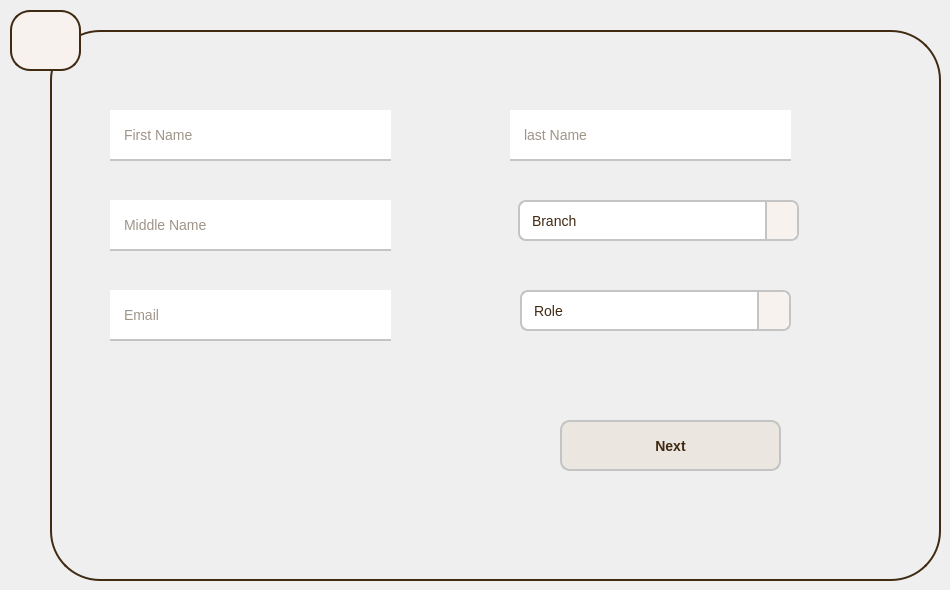
     <widget class="QWidget" name="tab">
      <attribute name="icon">
       <iconset>
        <normaloff>assets/add.png</normaloff>assets/add.png</iconset>
      </attribute>
      <attribute name="title">
       <string>Registeration</string>
      </attribute>
      <widget class="QFrame" name="frame_2">
       <property name="geometry">
        <rect>
         <x>50</x>
         <y>30</y>
         <width>891</width>
         <height>551</height>
        </rect>
       </property>
       <property name="styleSheet">
        <string notr="true">QFrame {
 /* Slight orange background */
    border: 2px solid #402A12 ; /* Border color */
    border-radius: 50px;       /* Rounded corners */
}
</string>
       </property>
       <property name="frameShape">
        <enum>QFrame::Shape::StyledPanel</enum>
       </property>
       <property name="frameShadow">
        <enum>QFrame::Shadow::Raised</enum>
       </property>
       <widget class="QLineEdit" name="lineEdit_2">
        <property name="geometry">
         <rect>
          <x>60</x>
          <y>80</y>
          <width>281</width>
          <height>51</height>
         </rect>
        </property>
        <property name="styleSheet">
         <string notr="true">/* Base Style for the Line Edit */
QLineEdit {
    background-color: #ffffff;  /* White background */
	border:none;
    border-bottom: 2px solid #c4c4c4;  /* Light gray border */
    padding: 8px 12px;  /* Padding inside the input */
    font-family: 'Roboto', sans-serif;
    font-size: 14px;
    color: #402A12;  /* Deep brown text */
}

/* Placeholder Text Styling */
QLineEdit[placeholderText] {
    color: #9e9e9e;  /* Light gray for placeholder text */
}

/* Hover Effect */
QLineEdit:hover {
	border:none;
    border-bottom: 2px solid  #775d41; /* Light gray border */
    background-color: #f7f2ed;  /* Slightly off-white background on hover */
}

/* Focus Effect */
QLineEdit:focus {
	border:none;
    border-bottom: 2px solid  #775d41; /* Light gray border */
    outline: none;  /* Remove any focus outline */
}

/* Style for the Clear Button (X) */
QLineEdit::clear-button {
    image: url(path_to_clear_icon);  /* Set an image for the clear button */
    subcontrol-position: right;  /* Position clear button to the right */
    padding-right: 10px;
}

/* Pressed State for Clear Button */
QLineEdit::clear-button:pressed {
    image: url(path_to_clear_icon_pressed);  /* Change the clear button when pressed */
}

/* Soft Shadow for Depth */
QLineEdit {
    box-shadow: 0px 4px 6px rgba(0, 0, 0, 0.1);  /* Soft shadow for a slight depth */
}
</string>
        </property>
        <property name="text">
         <string/>
        </property>
        <property name="placeholderText">
         <string>First Name</string>
        </property>
       </widget>
       <widget class="QLineEdit" name="lineEdit_5">
        <property name="geometry">
         <rect>
          <x>60</x>
          <y>260</y>
          <width>281</width>
          <height>51</height>
         </rect>
        </property>
        <property name="styleSheet">
         <string notr="true">/* Base Style for the Line Edit */
QLineEdit {
    background-color: #ffffff;  /* White background */
	border:none;
    border-bottom: 2px solid #c4c4c4;  /* Light gray border */
    padding: 8px 12px;  /* Padding inside the input */
    font-family: 'Roboto', sans-serif;
    font-size: 14px;
    color: #402A12;  /* Deep brown text */
}

/* Placeholder Text Styling */
QLineEdit[placeholderText] {
    color: #9e9e9e;  /* Light gray for placeholder text */
}

/* Hover Effect */
QLineEdit:hover {
	border:none;
    border-bottom: 2px solid  #775d41; /* Light gray border */
    background-color: #f7f2ed;  /* Slightly off-white background on hover */
}

/* Focus Effect */
QLineEdit:focus {
	border:none;
    border-bottom: 2px solid  #775d41; /* Light gray border */
    outline: none;  /* Remove any focus outline */
}

/* Style for the Clear Button (X) */
QLineEdit::clear-button {
    image: url(path_to_clear_icon);  /* Set an image for the clear button */
    subcontrol-position: right;  /* Position clear button to the right */
    padding-right: 10px;
}

/* Pressed State for Clear Button */
QLineEdit::clear-button:pressed {
    image: url(path_to_clear_icon_pressed);  /* Change the clear button when pressed */
}

/* Soft Shadow for Depth */
QLineEdit {
    box-shadow: 0px 4px 6px rgba(0, 0, 0, 0.1);  /* Soft shadow for a slight depth */
}
</string>
        </property>
        <property name="text">
         <string/>
        </property>
        <property name="placeholderText">
         <string>Email</string>
        </property>
       </widget>
       <widget class="QLineEdit" name="lineEdit_7">
        <property name="geometry">
         <rect>
          <x>460</x>
          <y>80</y>
          <width>281</width>
          <height>51</height>
         </rect>
        </property>
        <property name="styleSheet">
         <string notr="true">/* Base Style for the Line Edit */
QLineEdit {
    background-color: #ffffff;  /* White background */
	border:none;
    border-bottom: 2px solid #c4c4c4;  /* Light gray border */
    padding: 8px 12px;  /* Padding inside the input */
    font-family: 'Roboto', sans-serif;
    font-size: 14px;
    color: #402A12;  /* Deep brown text */
}

/* Placeholder Text Styling */
QLineEdit[placeholderText] {
    color: #9e9e9e;  /* Light gray for placeholder text */
}

/* Hover Effect */
QLineEdit:hover {
	border:none;
    border-bottom: 2px solid  #775d41; /* Light gray border */
    background-color: #f7f2ed;  /* Slightly off-white background on hover */
}

/* Focus Effect */
QLineEdit:focus {
	border:none;
    border-bottom: 2px solid  #775d41; /* Light gray border */
    outline: none;  /* Remove any focus outline */
}

/* Style for the Clear Button (X) */
QLineEdit::clear-button {
    image: url(path_to_clear_icon);  /* Set an image for the clear button */
    subcontrol-position: right;  /* Position clear button to the right */
    padding-right: 10px;
}

/* Pressed State for Clear Button */
QLineEdit::clear-button:pressed {
    image: url(path_to_clear_icon_pressed);  /* Change the clear button when pressed */
}

/* Soft Shadow for Depth */
QLineEdit {
    box-shadow: 0px 4px 6px rgba(0, 0, 0, 0.1);  /* Soft shadow for a slight depth */
}
</string>
        </property>
        <property name="text">
         <string/>
        </property>
        <property name="placeholderText">
         <string>last Name</string>
        </property>
       </widget>
       <widget class="QLineEdit" name="lineEdit_8">
        <property name="geometry">
         <rect>
          <x>60</x>
          <y>170</y>
          <width>281</width>
          <height>51</height>
         </rect>
        </property>
        <property name="styleSheet">
         <string notr="true">/* Base Style for the Line Edit */
QLineEdit {
    background-color: #ffffff;  /* White background */
	border:none;
    border-bottom: 2px solid #c4c4c4;  /* Light gray border */
    padding: 8px 12px;  /* Padding inside the input */
    font-family: 'Roboto', sans-serif;
    font-size: 14px;
    color: #402A12;  /* Deep brown text */
}

/* Placeholder Text Styling */
QLineEdit[placeholderText] {
    color: #9e9e9e;  /* Light gray for placeholder text */
}

/* Hover Effect */
QLineEdit:hover {
	border:none;
    border-bottom: 2px solid  #775d41; /* Light gray border */
    background-color: #f7f2ed;  /* Slightly off-white background on hover */
}

/* Focus Effect */
QLineEdit:focus {
	border:none;
    border-bottom: 2px solid  #775d41; /* Light gray border */
    outline: none;  /* Remove any focus outline */
}

/* Style for the Clear Button (X) */
QLineEdit::clear-button {
    image: url(path_to_clear_icon);  /* Set an image for the clear button */
    subcontrol-position: right;  /* Position clear button to the right */
    padding-right: 10px;
}

/* Pressed State for Clear Button */
QLineEdit::clear-button:pressed {
    image: url(path_to_clear_icon_pressed);  /* Change the clear button when pressed */
}

/* Soft Shadow for Depth */
QLineEdit {
    box-shadow: 0px 4px 6px rgba(0, 0, 0, 0.1);  /* Soft shadow for a slight depth */
}
</string>
        </property>
        <property name="text">
         <string/>
        </property>
        <property name="placeholderText">
         <string>Middle Name</string>
        </property>
       </widget>
       <widget class="QComboBox" name="comboBox">
        <property name="geometry">
         <rect>
          <x>468</x>
          <y>170</y>
          <width>281</width>
          <height>41</height>
         </rect>
        </property>
        <property name="styleSheet">
         <string notr="true">/* Base Style for ComboBox */
QComboBox {
    background-color: #ffffff;  /* White background */
    border: 2px solid #c4c4c4;  /* Light gray border */
    border-radius: 8px;  /* Rounded corners */
    padding: 8px 12px;  /* Padding for the combo box */
    font-family: 'Roboto', sans-serif;
    font-size: 14px;
    color: #402A12;  /* Deep brown text color */
    box-shadow: 0px 4px 8px rgba(0, 0, 0, 0.15);  /* Soft shadow for depth */
}

/* Styling the Arrow Button */
QComboBox::drop-down {
    border-left: 2px solid #c4c4c4;  /* Separating line for dropdown arrow */
    background-color: #f7f2ed;  /* Light background for the dropdown area */
    width: 30px;  /* Width of the dropdown arrow */
    border-top-right-radius: 8px;  /* Rounded top-right corner */
    border-bottom-right-radius: 8px;  /* Rounded bottom-right corner */
}

QComboBox::down-arrow {
    image: url(path_to_your_icon);  /* Custom dropdown arrow image */
    width: 10px;  /* Arrow size */
    height: 10px;
}

/* Hover Effect */
QComboBox:hover {
    border: 2px solid #775d41;  /* Slightly darker border on hover */
    background-color: #f7f2ed;  /* Subtle change in background color */
    box-shadow: 0px 6px 12px rgba(0, 0, 0, 0.2);  /* Stronger shadow on hover */
}

/* Focus Effect */
QComboBox:focus {
    border: 2px solid #402A12;  /* Deep brown border when focused */
    background-color: #ffffff;  /* Keep background white */
    box-shadow: 0px 6px 12px rgba(0, 0, 0, 0.3);  /* Intense shadow on focus */
}

/* Dropdown Menu Styling */
QComboBox QAbstractItemView {
    background-color: #ffffff;  /* White background for dropdown */
    border: 2px solid #c4c4c4;  /* Light border around the dropdown */
    border-radius: 8px;  /* Rounded corners for the dropdown list */
    padding: 4px 0;  /* Padding inside the dropdown */
    color: #402A12;  /* Text color */
    selection-background-color: #f7e2cc;  /* Highlight color for selected item */
    selection-color: #402A12;  /* Text color for selected item */
    box-shadow: 0px 8px 16px rgba(0, 0, 0, 0.2);  /* Shadow for dropdown */
}

/* Hover Effect for Items in Dropdown */
QComboBox QAbstractItemView::item:hover {
    background-color: #f7e2cc;  /* Light orange hover effect for dropdown items */
}

/* Disabled ComboBox */
QComboBox:disabled {
    background-color: #e0e0e0;  /* Light gray background when disabled */
    color: #9e9e9e;  /* Gray text for disabled state */
    border: 2px solid #9e9e9e;  /* Gray border for disabled state */
}

/* Arrow Button Hover Effect */
QComboBox::drop-down:hover {
    background-color: #e6e6e6;  /* Slightly darker gray for the dropdown button on hover */
}
</string>
        </property>
        <property name="placeholderText">
         <string>Branch</string>
        </property>
        <item>
         <property name="text">
          <string>kaduna</string>
         </property>
        </item>
        <item>
         <property name="text">
          <string>abuja-phase1</string>
         </property>
        </item>
        <item>
         <property name="text">
          <string>ogun</string>
         </property>
        </item>
        <item>
         <property name="text">
          <string>lagos</string>
         </property>
        </item>
        <item>
         <property name="text">
          <string>gwari</string>
         </property>
        </item>
       </widget>
       <widget class="QComboBox" name="comboBox_2">
        <property name="geometry">
         <rect>
          <x>470</x>
          <y>260</y>
          <width>271</width>
          <height>41</height>
         </rect>
        </property>
        <property name="styleSheet">
         <string notr="true">/* Base Style for ComboBox */
QComboBox {
    background-color: #ffffff;  /* White background */
    border: 2px solid #c4c4c4;  /* Light gray border */
    border-radius: 8px;  /* Rounded corners */
    padding: 8px 12px;  /* Padding for the combo box */
    font-family: 'Roboto', sans-serif;
    font-size: 14px;
    color: #402A12;  /* Deep brown text color */
    box-shadow: 0px 4px 8px rgba(0, 0, 0, 0.15);  /* Soft shadow for depth */
}

/* Styling the Arrow Button */
QComboBox::drop-down {
    border-left: 2px solid #c4c4c4;  /* Separating line for dropdown arrow */
    background-color: #f7f2ed;  /* Light background for the dropdown area */
    width: 30px;  /* Width of the dropdown arrow */
    border-top-right-radius: 8px;  /* Rounded top-right corner */
    border-bottom-right-radius: 8px;  /* Rounded bottom-right corner */
}

QComboBox::down-arrow {
    image: url(path_to_your_icon);  /* Custom dropdown arrow image */
    width: 10px;  /* Arrow size */
    height: 10px;
}

/* Hover Effect */
QComboBox:hover {
    border: 2px solid #775d41;  /* Slightly darker border on hover */
    background-color: #f7f2ed;  /* Subtle change in background color */
    box-shadow: 0px 6px 12px rgba(0, 0, 0, 0.2);  /* Stronger shadow on hover */
}

/* Focus Effect */
QComboBox:focus {
    border: 2px solid #402A12;  /* Deep brown border when focused */
    background-color: #ffffff;  /* Keep background white */
    box-shadow: 0px 6px 12px rgba(0, 0, 0, 0.3);  /* Intense shadow on focus */
}

/* Dropdown Menu Styling */
QComboBox QAbstractItemView {
    background-color: #ffffff;  /* White background for dropdown */
    border: 2px solid #c4c4c4;  /* Light border around the dropdown */
    border-radius: 8px;  /* Rounded corners for the dropdown list */
    padding: 4px 0;  /* Padding inside the dropdown */
    color: #402A12;  /* Text color */
    selection-background-color: #f7e2cc;  /* Highlight color for selected item */
    selection-color: #402A12;  /* Text color for selected item */
    box-shadow: 0px 8px 16px rgba(0, 0, 0, 0.2);  /* Shadow for dropdown */
}

/* Hover Effect for Items in Dropdown */
QComboBox QAbstractItemView::item:hover {
    background-color: #f7e2cc;  /* Light orange hover effect for dropdown items */
}

/* Disabled ComboBox */
QComboBox:disabled {
    background-color: #e0e0e0;  /* Light gray background when disabled */
    color: #9e9e9e;  /* Gray text for disabled state */
    border: 2px solid #9e9e9e;  /* Gray border for disabled state */
}

/* Arrow Button Hover Effect */
QComboBox::drop-down:hover {
    background-color: #e6e6e6;  /* Slightly darker gray for the dropdown button on hover */
}
</string>
        </property>
        <property name="placeholderText">
         <string>Role</string>
        </property>
        <item>
         <property name="text">
          <string>super Admin</string>
         </property>
         <property name="icon">
          <iconset>
           <normaloff>assets/software-engineer.png</normaloff>assets/software-engineer.png</iconset>
         </property>
        </item>
        <item>
         <property name="text">
          <string>branch Manager</string>
         </property>
         <property name="icon">
          <iconset>
           <normaloff>assets/management.png</normaloff>assets/management.png</iconset>
         </property>
        </item>
        <item>
         <property name="text">
          <string>Chef</string>
         </property>
         <property name="icon">
          <iconset>
           <normaloff>assets/chef.png</normaloff>assets/chef.png</iconset>
         </property>
        </item>
        <item>
         <property name="text">
          <string>Bartender</string>
         </property>
         <property name="icon">
          <iconset>
           <normaloff>assets/bartender.png</normaloff>assets/bartender.png</iconset>
         </property>
        </item>
        <item>
         <property name="text">
          <string>Room Service</string>
         </property>
         <property name="icon">
          <iconset>
           <normaloff>assets/hotel-service.png</normaloff>assets/hotel-service.png</iconset>
         </property>
        </item>
        <item>
         <property name="text">
          <string>Waiteress</string>
         </property>
         <property name="icon">
          <iconset>
           <normaloff>assets/waitress.png</normaloff>assets/waitress.png</iconset>
         </property>
        </item>
        <item>
         <property name="text">
          <string>waiter</string>
         </property>
         <property name="icon">
          <iconset>
           <normaloff>assets/waiter.png</normaloff>assets/waiter.png</iconset>
         </property>
        </item>
       </widget>
       <widget class="QPushButton" name="pushButton_7">
        <property name="geometry">
         <rect>
          <x>510</x>
          <y>390</y>
          <width>221</width>
          <height>51</height>
         </rect>
        </property>
        <property name="styleSheet">
         <string notr="true">/* Base Style for the Next Button */
QPushButton {
    background-color: #ebe6e0;  /* Light base color */
    border: 2px solid #c4c4c4;  /* Light gray border */
    border-radius: 10px;  /* Rounded corners */
    padding: 10px 20px;  /* Padding for the button */
    color: #402A12;  /* Deep brown text color */
    font-family: 'Roboto', sans-serif;
    font-size: 14px;
    font-weight: bold;
    box-shadow: 0px 4px 6px rgba(0, 0, 0, 0.1);  /* Soft shadow */
    transition: background-color 0.3s ease, border 0.3s ease, box-shadow 0.3s ease;  /* Smooth transitions */
}

/* Hover Effect */
QPushButton:hover {
    background-color: #f7e2cc;  /* Light orange background on hover */
    border: 2px solid #402A12;  /* Deep brown border on hover */
    box-shadow: 0px 6px 8px rgba(0, 0, 0, 0.2);  /* Slightly stronger shadow */
}

/* Pressed (Clicked) Effect */
QPushButton:pressed {
    background-color: #d8b89a;  /* Darker orange when clicked */
    border: 2px solid #775d41;  /* Slightly darker brown border on click */
    box-shadow: 0px 2px 4px rgba(0, 0, 0, 0.1);  /* Reduced shadow on click */
}

/* Disabled State */
QPushButton:disabled {
    background-color: #e0e0e0;  /* Light gray background when disabled */
    color: #9e9e9e;  /* Gray text for disabled state */
    border: 2px solid #c4c4c4;  /* Keep the border light */
    box-shadow: none;  /* No shadow when disabled */
}
</string>
        </property>
        <property name="text">
         <string>Next</string>
        </property>
        <property name="icon">
         <iconset>
          <normaloff>assets/next.png</normaloff>assets/next.png</iconset>
        </property>
       </widget>
       <widget class="QLabel" name="label_10">
        <property name="geometry">
         <rect>
          <x>300</x>
          <y>270</y>
          <width>31</width>
          <height>31</height>
         </rect>
        </property>
        <property name="styleSheet">
         <string notr="true">border:none
</string>
        </property>
        <property name="text">
         <string/>
        </property>
        <property name="pixmap">
         <pixmap>assets/email.png</pixmap>
        </property>
        <property name="scaledContents">
         <bool>true</bool>
        </property>
       </widget>
       <widget class="QLabel" name="label_13">
        <property name="geometry">
         <rect>
          <x>700</x>
          <y>90</y>
          <width>31</width>
          <height>31</height>
         </rect>
        </property>
        <property name="styleSheet">
         <string notr="true">border:none;
color: #775d41;
</string>
        </property>
        <property name="text">
         <string/>
        </property>
        <property name="pixmap">
         <pixmap>assets/user.png</pixmap>
        </property>
        <property name="scaledContents">
         <bool>true</bool>
        </property>
       </widget>
       <widget class="QLabel" name="label_14">
        <property name="geometry">
         <rect>
          <x>300</x>
          <y>180</y>
          <width>31</width>
          <height>31</height>
         </rect>
        </property>
        <property name="styleSheet">
         <string notr="true">border:none;
color: #775d41;
</string>
        </property>
        <property name="text">
         <string/>
        </property>
        <property name="pixmap">
         <pixmap>assets/user.png</pixmap>
        </property>
        <property name="scaledContents">
         <bool>true</bool>
        </property>
       </widget>
       <widget class="QLabel" name="label_15">
        <property name="geometry">
         <rect>
          <x>300</x>
          <y>90</y>
          <width>31</width>
          <height>31</height>
         </rect>
        </property>
        <property name="styleSheet">
         <string notr="true">border:none;
color: #775d41;
</string>
        </property>
        <property name="text">
         <string/>
        </property>
        <property name="pixmap">
         <pixmap>assets/user.png</pixmap>
        </property>
        <property name="scaledContents">
         <bool>true</bool>
        </property>
       </widget>
      </widget>
      <widget class="QLabel" name="label_6">
       <property name="geometry">
        <rect>
         <x>10</x>
         <y>10</y>
         <width>71</width>
         <height>61</height>
        </rect>
       </property>
       <property name="styleSheet">
        <string notr="true">QLabel {
    background-color: #f7f2ed;  /* Faint background color */
    border: 2px solid #402A12;  /* Deep brown border */
    border-radius: 20px;  /* Rounded corners for a smooth look */
    padding: 8px;  /* Padding to add space inside the label */
    font-family: 'Roboto', sans-serif;
    font-size: 14px;  /* Adjust the font size */
    color: #402A12;  /* Deep brown text to match the theme */
}
</string>
       </property>
       <property name="text">
        <string/>
       </property>
       <property name="pixmap">
        <pixmap>assets/enrollment_17281344.png</pixmap>
       </property>
       <property name="scaledContents">
        <bool>true</bool>
       </property>
      </widget>
     </widget>
